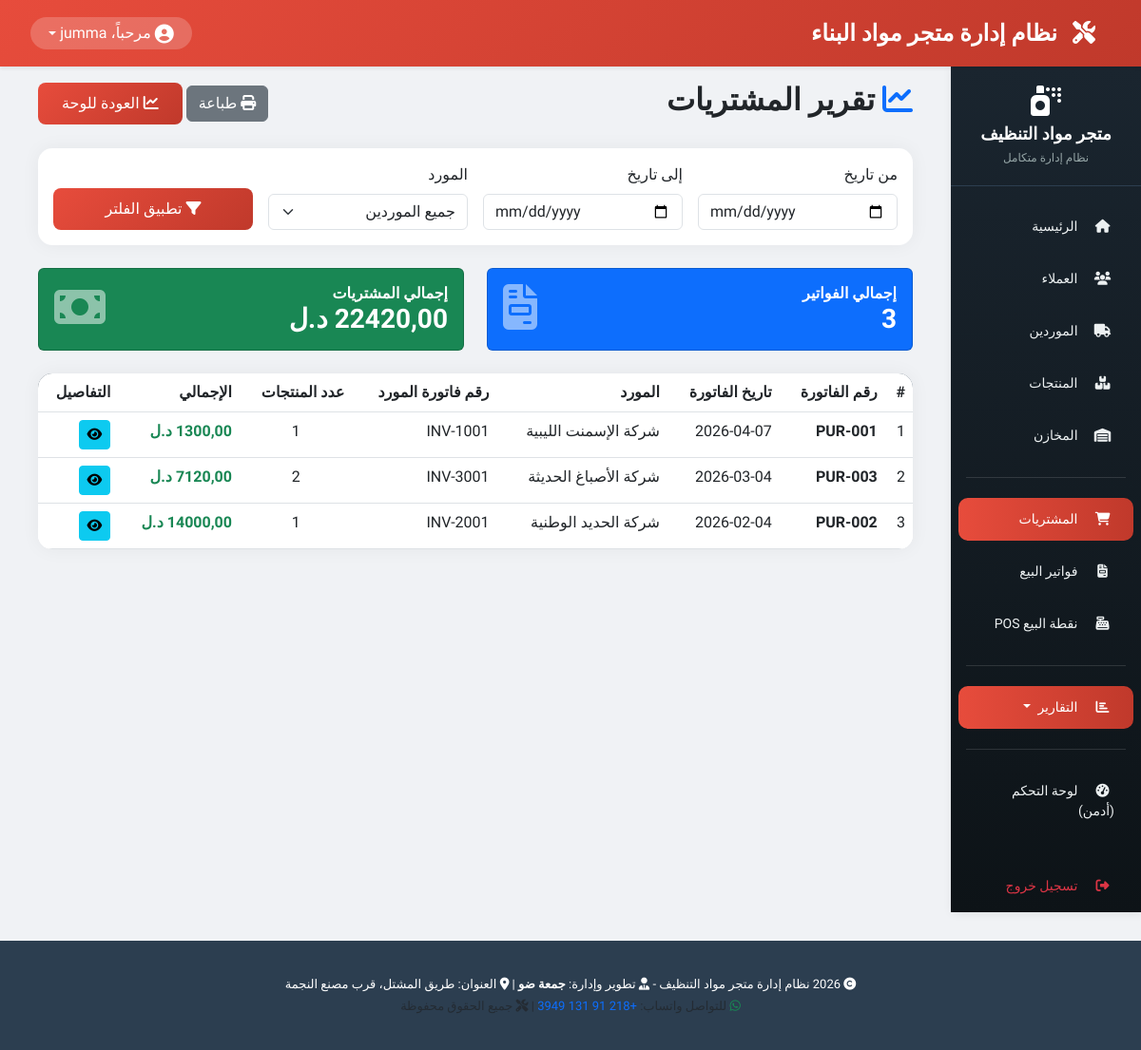
Page /reports/purchases/ (signed in) on the earlier database version.
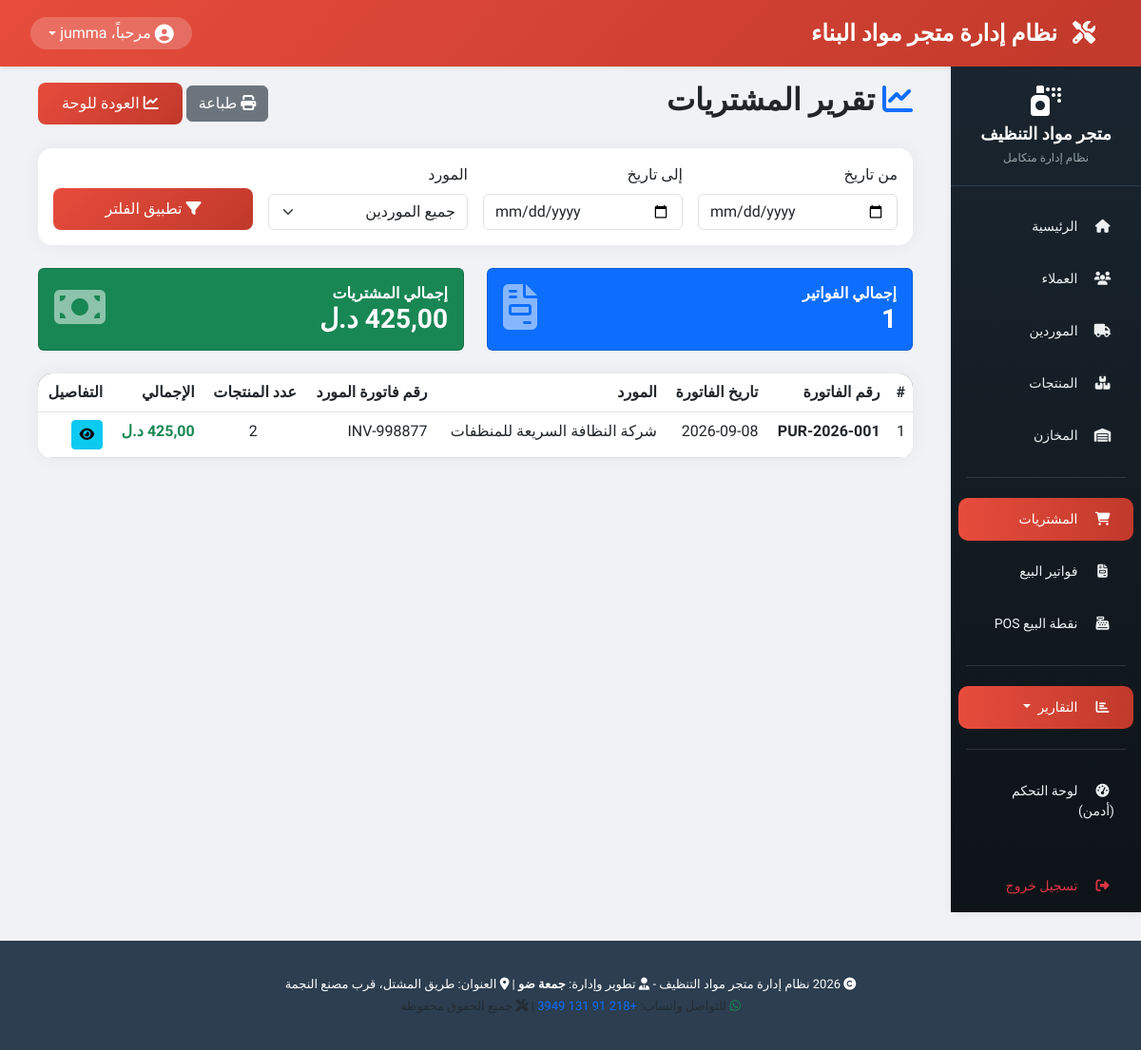
Same page on the later database version.
### purchases/models.py (models this page shows, shortened)
class PurchaseInvoice(models.Model):
    invoice_number = models.CharField(max_length=50, unique=True, verbose_name="رقم الفاتورة")
    invoice_date = models.DateField(verbose_name="تاريخ الفاتورة")
    supplier = models.ForeignKey(Supplier, on_delete=models.PROTECT, related_name='invoices', verbose_name="المورد")
    warehouse = models.ForeignKey(Warehouse, on_delete=models.PROTECT, related_name='purchase_invoices', verbose_name="المخزن")
    supplier_invoice_date = models.DateField(blank=True, null=True, verbose_name="تاريخ فاتورة المورد")
    supplier_bill_number = models.CharField(max_length=100, blank=True, null=True, verbose_name="رقم فاتورة المورد")
    statement = models.CharField(max_length=500, blank=True, null=True, verbose_name="البيان")
    reference_number = models.CharField(max_length=100, blank=True, null=True, verbose_name="الرقم المرجعي")
    notes = models.CharField(max_length=500, blank=True, null=True, verbose_name="ملاحظات")
    created_at = models.DateTimeField(auto_now_add=True, verbose_name="تاريخ الإنشاء")
    def get_total(self):
        total = Decimal('0.00')
        for detail in self.details.all():
            total += detail.get_subtotal()
        return total
    class Meta:
        verbose_name = "فاتورة شراء"
        verbose_name_plural = "فواتير الشراء"
        ordering = ['-invoice_date']

class PurchaseDetail(models.Model):
    invoice = models.ForeignKey(PurchaseInvoice, on_delete=models.CASCADE, related_name='details', verbose_name="الفاتورة")
    product = models.ForeignKey('products.Product', on_delete=models.PROTECT, related_name='purchase_details', verbose_name="المنتج")
    quantity = models.DecimalField(max_digits=10, decimal_places=2, verbose_name="الكمية")
    purchase_price = models.DecimalField(max_digits=10, decimal_places=2, verbose_name="سعر الشراء")
    sale_price = models.DecimalField(max_digits=10, decimal_places=2, default=0, verbose_name="سعر البيع")
    expiry_date = models.DateField(blank=True, null=True, verbose_name="تاريخ الانتهاء")
    discount = models.DecimalField(max_digits=10, decimal_places=2, default=0, verbose_name="التخفيض")
    def get_subtotal(self):
        return (self.quantity * self.purchase_price) - self.discount
    class Meta:
        verbose_name = "تفاصيل الفاتورة"
        verbose_name_plural = "تفاصيل الفواتير"

### suppliers/models.py (models this page shows, shortened)
class Supplier(models.Model):
    name = models.CharField(max_length=200, verbose_name="اسم المورد")
    phone = models.CharField(max_length=20, blank=True, null=True, verbose_name="رقم الهاتف")
    email = models.EmailField(blank=True, null=True, verbose_name="البريد الإلكتروني")
    address = models.CharField(max_length=300, blank=True, null=True, verbose_name="العنوان")
    SUPPLIER_CATEGORIES = [
        ('detergents', 'منظفات سائلة'),
        ('powders', 'مساحيق غسيل'),
        ('disinfectants', 'مطهرات ومعقمات'),
        ('papers', 'ورقيات ومناديل'),
        ('tools', 'أدوات ومعدات تنظيف'),
        ('chemicals', 'مواد كيميائية خام'),
        ('general', 'عام'),
    ]
    category = models.CharField(max_length=20, choices=SUPPLIER_CATEGORIES, default='general', verbose_name="تصنيف المورد")
    is_active = models.BooleanField(default=True, verbose_name="نشط")
    created_at = models.DateTimeField(auto_now_add=True, verbose_name="تاريخ الإضافة")
    updated_at = models.DateTimeField(auto_now=True, verbose_name="آخر تحديث")
    class Meta:
        verbose_name = "مورد"
        verbose_name_plural = "الموردين"
        ordering = ['name']

### reports/views.py (the view)
# urls.py: path('purchases/', views.PurchasesReportView.as_view(), name='purchases_report'),
class PurchasesReportView(LoginRequiredMixin, ListView):
    model = PurchaseInvoice
    template_name = 'reports/purchases_report.html'
    context_object_name = 'invoices'
    paginate_by = 20
    def get_queryset(self):
        try:
            queryset = super().get_queryset()
            start_date = self.request.GET.get('start_date', '').strip()
            end_date = self.request.GET.get('end_date', '').strip()
            if start_date:
                queryset = queryset.filter(invoice_date__gte=start_date)
            if end_date:
                queryset = queryset.filter(invoice_date__lte=end_date)
            supplier_id = self.request.GET.get('supplier', '').strip()
            if supplier_id:
                queryset = queryset.filter(supplier_id=supplier_id)
            return queryset.order_by('-invoice_date')
        except Exception as e:
            messages.error(self.request, "حدث خطأ أثناء جلب تقرير المشتريات.")
            return PurchaseInvoice.objects.none()
    def get_context_data(self, **kwargs):
        context = super().get_context_data(**kwargs)
        try:
            context['suppliers'] = Supplier.objects.filter(is_active=True)
            context['start_date'] = self.request.GET.get('start_date', '')
            context['end_date'] = self.request.GET.get('end_date', '')
            context['selected_supplier'] = self.request.GET.get('supplier', '')
            invoices = self.get_queryset()
            total_amount = Decimal('0.00')
            for invoice in invoices:
                if hasattr(invoice, 'get_total'):
                    total_amount += Decimal(str(invoice.get_total()))
            context['total_amount'] = total_amount
            context['invoice_count'] = invoices.count()
        except Exception:
            context['suppliers'] = []
            context['total_amount'] = Decimal('0.00')
            context['invoice_count'] = 0
        return context

### reports/templates/reports/purchases_report.html (shortened to what the changed rows need)
{% extends 'base.html' %}
{% load static %}
{% block content %}
<div class="container-fluid">
    <div class="row">
        <div class="col-12">
            <div class="d-flex justify-content-between align-items-center mb-4">
                <h2><i class="fas fa-chart-line text-primary"></i> تقرير المشتريات</h2>
            </div>
            <div class="row mb-4">
                <div class="col-md-6">
                    <div class="card bg-primary text-white"><div class="card-body"><div class="d-flex justify-content-between"><div><h6 class="mb-0">إجمالي الفواتير</h6><h3 class="mb-0">{{ invoice_count }}</h3></div><i class="fas fa-file-invoice fa-3x opacity-50"></i></div></div></div>
                </div>
                <div class="col-md-6">
                    <div class="card bg-success text-white"><div class="card-body"><div class="d-flex justify-content-between"><div><h6 class="mb-0">إجمالي المشتريات</h6><h3 class="mb-0">{{ total_amount|floatformat:2 }} د.ل</h3></div><i class="fas fa-money-bill fa-3x opacity-50"></i></div></div></div>
                </div>
            </div>
            <div class="card card-custom">
                <div class="card-body p-0">
                    <div class="table-responsive">
                        <table class="table table-custom table-hover mb-0">
                            <thead><tr><th>#</th><th>رقم الفاتورة</th><th>تاريخ الفاتورة</th><th>المورد</th><th>رقم فاتورة المورد</th><th>عدد المنتجات</th><th>الإجمالي</th><th>التفاصيل</th></tr></thead>
                            <tbody>
                                {% if invoices %}
                                    {% for invoice in invoices %}
                                    <tr>
                                        <td>{{ forloop.counter }}</td>
                                        <td class="fw-bold">{{ invoice.invoice_number }}</td>
                                        <td>{{ invoice.invoice_date|date:"Y-m-d" }}</td>
                                        <td>{{ invoice.supplier.name }}</td>
                                        <td>{{ invoice.supplier_bill_number|default:"—" }}</td>
                                        <td class="text-center">{{ invoice.details.count }}</td>
                                        <td class="text-success fw-bold">{{ invoice.get_total|floatformat:2 }} د.ل</td>
                                        <td><a href="{% url 'purchases:purchase_detail' invoice.pk %}" class="btn btn-sm btn-info"><i class="fas fa-eye"></i></a></td>
                                    </tr>
                                    {% endfor %}
                                {% else %}
                                    <tr><td colspan="8" class="text-center py-5">لا توجد فواتير شراء</td></tr>
                                {% endif %}
                            </tbody>
                        </table>
                    </div>
                </div>
            </div>
        </div>
    </div>
</div>
{% endblock %}

Differences in the rows shown:
removed PurchaseInvoice: invoice_number "PUR-003", invoice_date "2026-03-04", supplier.name "شركة الأصباغ الحديثة", supplier_bill_number "INV-3001", details.count "2", get_total "7120,00"
removed PurchaseInvoice: invoice_number "PUR-002", invoice_date "2026-02-04", supplier.name "شركة الحديد الوطنية", supplier_bill_number "INV-2001", details.count "1", get_total "14000,00"
changed PurchaseInvoice: invoice_number "PUR-001" → "PUR-2026-001"; invoice_date "2026-04-07" → "2026-09-08"; supplier.name "شركة الإسمنت الليبية" → "شركة النظافة السريعة للمنظفات"; supplier_bill_number "INV-1001" → "INV-998877"; details.count "1" → "2"; get_total "1300,00" → "425,00"
Other differences:
{{ invoice_count }}: "3" → "1"
{{ total_amount|floatformat:2 }}: "22420,00" → "425,00"
